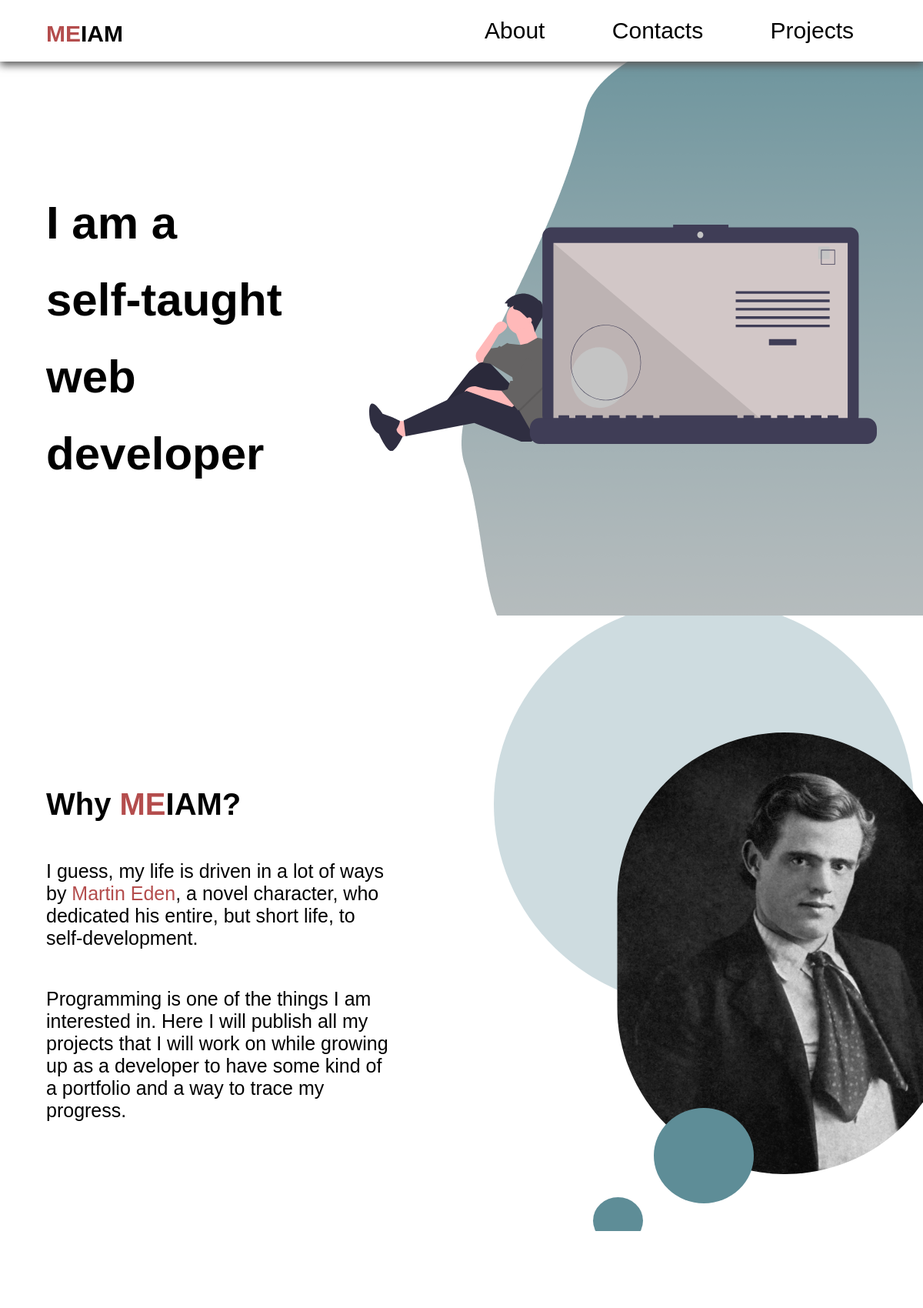
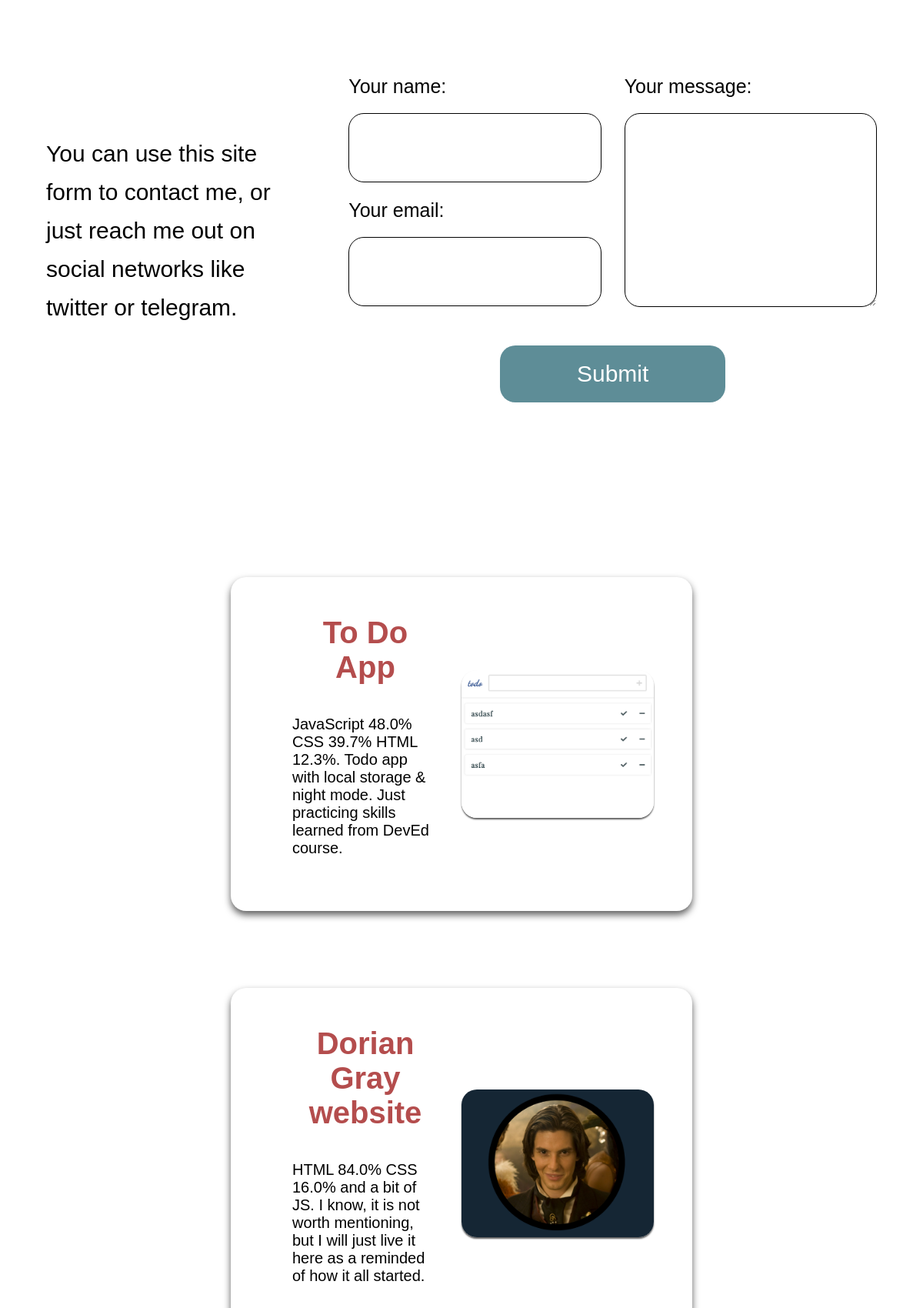
The page / (upper part) on the database its author committed (2 pictures, top to bottom).
### projects/models.py (models this page shows, shortened)
class projectsPost(models.Model):
    title = models.CharField(max_length=50)
    url = models.URLField()
    comment = models.TextField()
    picture = models.ImageField(
        upload_to="gallery", null=True, blank=True)
    date_posted = models.DateTimeField(default=timezone.now)

### projects/views.py (the view)
# urls.py: path('', homePage, name='projects-home'),
def homePage(request):
    template_name = 'projects/index.html'
    if len(projectsPost.objects.all()) >= 1:
        context = {'projects': projectsPost.objects.all()}
    else:
        context = {'projects': None}
    return render(request, template_name, context)

### projects/templates/projects/index.html (shortened to what this page needs)
{% extends 'projects/base.html' %}
{% load static %}
{% block content %}
  <section class="hero">
    <div class="hero-background">
      <img src="{% static 'projects/img/background1.png' %}" alt="background" />
    </div>
    <div class="hero-content">
      <p class="hero-text">
        I am a <br />
        <span class="self-taught">self-taught</span><br />web developer
      </p>
      <div class="hero-picture">
      </div>
    </div>
  </section>
  <section class="about" id="about">
    <div class="about-text">
      <h2 class="about-text-title">
        Why <span class="text-colored">ME</span>IAM?
      </h2>
      <p>
        I guess, my life is driven in a lot of ways by
        <a href="https://en.wikipedia.org/wiki/Martin_Eden" class="text-colored"
          >Martin Eden</a
        >, a novel character, who dedicated his entire, but short life, to
        self-development.
      </p>
      <p>
        Programming is one of the things I am interested in. Here I will publish
        all my projects that I will work on while growing up as a developer to
        have some kind of a portfolio and a way to trace my progress.
      </p>
    </div>
    <div class="images">
      <div class="elipses1">
        <svg
          width="546"
          height="836"
          viewBox="0 0 546 836"
          fill="none"
          xmlns="http://www.w3.org/2000/svg"
        >
          <g id="elipses">
            <ellipse
              id="ellipse3"
              cx="161.5"
              cy="805.5"
              rx="32.5"
              ry="30.5"
              fill="#5E8D97"
            />
            <ellipse
              id="ellipse1"
              cx="273"
              cy="721"
              rx="65"
              ry="62"
              fill="#5E8D97"
            />
          </g>
        </svg>
      </div>
      <div class="elipses2">
      </div>
      <img src="{% static 'projects/img/Jack_London_young.jpg'%}" alt="" />
    </div>
  </section>
  <section class="contacts" id="contacts">
    <p class="contacts-text">
      You can use this site form to contact me, or just reach me out on social
      networks like twitter or telegram.
    </p>
    <form action="https://formspree.io/mjvawgbl" method="POST">
      <div class="contacts-form">
        <label class="element1" for="name">Your name:</label>
        <input class="element2" type="text" name="name" id="name" required />
        <label class="element3" for="email">Your email:</label>
        <input class="element4" type="email" name="email" id="email" required />
        <label class="element5" for="message">Your message:</label>
        <textarea
          class="element6"
          name="message"
          id="message"
          cols="30"
          rows="10"
        ></textarea>
      </div>
      <button type="submit">Submit</button>
    </form>
  </section>
  {% if projects %}
    <div id="projects-posts">
    {% for project in projects %}
    <div class="project-post">
      <div class="post-text">
        <h2>{{project.title}}</h2>
        <p>{{project.comment}}</p>
      </div>
      <a id="project-a" href="{{project.url}}"
        ><img id="project-img" src="{{project.picture.url}}" alt="project img"
      /></a>
    </div>
    {% endfor %}
    </div>
  {% endif %}
{% endblock content %}

### projects/templates/projects/base.html (shortened to what this page needs)
{% load static %}
<!DOCTYPE html>
<html lang="en">
  <head>
    <link rel="stylesheet" href="{% static 'projects/styles/style.css'%}" />
  </head>
  <body>
    <header class="main-header">
      <nav>
        <h2>
          <a id="logo" href="{% url 'projects-home' %}"><span>ME</span>IAM</a>
        </h2>
        <ul class="nav-links">
          <li><a href="{% url 'projects-home' %}#about">About</a></li>
          <li><a href="{% url 'projects-home' %}#contacts">Contacts</a></li>
          <li>
            <a href="{% url 'projects-home' %}#projects-posts">Projects</a>
          </li>
        </ul>
      </nav>
    </header>
    {% block content %} {% endblock content %}
  </body>
</html>

### rows shown on the page
projectsPost: title "To Do App", comment "JavaScript 48.0% CSS 39.7% HTML 12.3%. Todo app with local storage & night mode. Just practicing skills learned from DevEd course.", picture (picture)
projectsPost: title "Dorian Gray website", comment "HTML 84.0% CSS 16.0% and a bit of JS. I know, it is not worth mentioning, but I will just live it here as a reminded of how it all started.", picture (picture)
